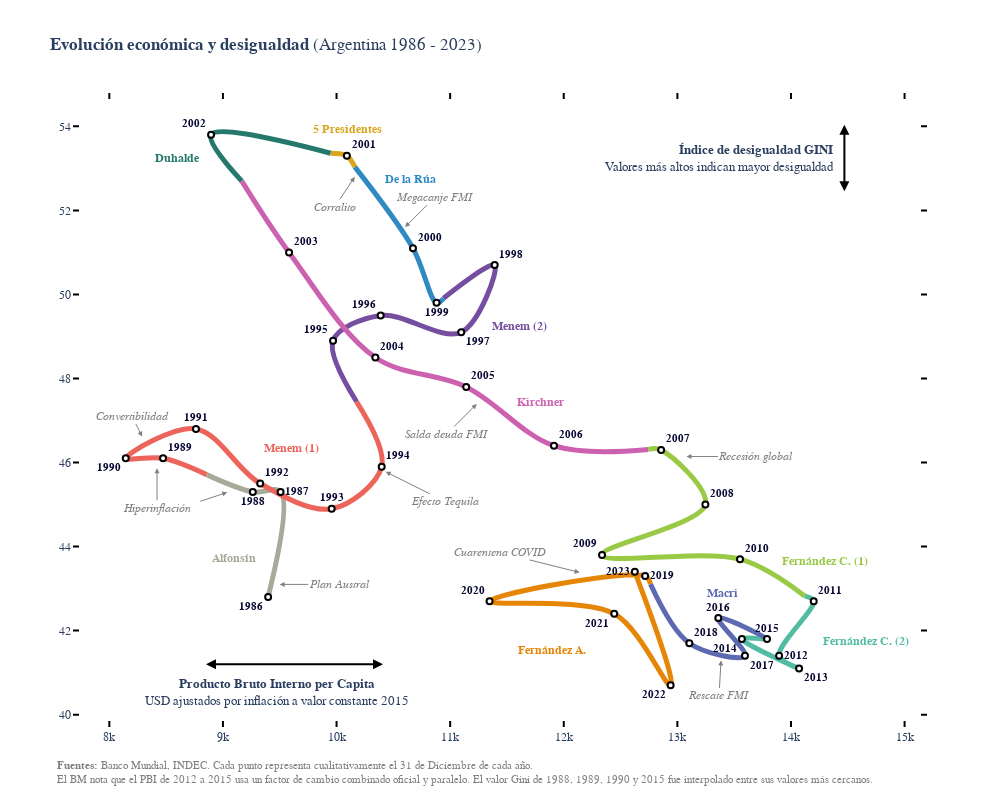

The code cell stored with this chart in its notebook:
### Markdown cell above
#### Código

### Code cell
all = df

hoverinfo = ['text']
line_shape = 'spline'
mode = 'markers+text'
mode_presis = 'lines'
marker=dict(
    color='white',
    size=6,
    line=dict(
        color='black',
        width=2
    )
)

# Acomodo marcadores de años
years = arg.copy()
years["textposition"] = "top left"
years.loc[years.year.isin([1991, 1993, 2015, 2016]), "textposition"] = "top center"
years.loc[years.year.isin([1988, 1999]), "textposition"] = "bottom center"
years.loc[years.year.isin([1989, 1992, 1994, 1998, 2000, 2001, 2003, 2004, 2005, 2006, 2007, 2008, 2010, 2011, 2018]), "textposition"] = "top right"
years.loc[years.year.isin([1986, 1990, 2014, 2021, 2022]), "textposition"] = "bottom left"
years.loc[years.year.isin([1987, 2012, 2019]), "textposition"] = "middle right"
years.loc[years.year.isin([1997, 2013, 2017]), "textposition"] = "bottom right"
years.loc[years.year.isin([2023]), "textposition"] = "middle left"
textpositions = years["textposition"].values
years = years["year"].values


showlegend=False

fig = go.Figure()

import plotly.express as px
# Uso una paleta Vívida para los colores
colors = px.colors.qualitative.Vivid.copy()

presi_tail = pd.DataFrame()
for presi_key in presidentials2['president'].unique():
    presi_row = presidentials2[presidentials2.president == presi_key]
    presi_df = all.loc[(all['president'] == presi_key)].copy()

    # Agrego el último valor de una presidencia en la otra para segmentar correctamente por color
    if not presi_tail.empty:
        presi_df = pd.concat([presi_tail, presi_df])
        # presi_df = presi_tail.append(presi_df)

    presi_tail = presi_df.tail(1)

    presi_color = colors.pop()

    fig.add_trace(go.Scatter(
        x = presi_df.gdp,
        y = presi_df.gini,
        hoverinfo = hoverinfo,
        line_shape = line_shape,
        line=dict(color = presi_color, width = 5),
        mode = mode_presis,
        showlegend = showlegend
    ))

    

    # Texto con los nomnbres de los presidentes
    fig.add_annotation(
        x=presi_row["annotation_x"].values[0], 
        y=presi_row["annotation_y"].values[0],
        text = ("<b>%s</b>" % presi_key),
        font=dict(
            family="Helvetica, Verdana",
            size=12,
            color=presi_color
            ),
        showarrow=False,
        xref="x",
        yref="y",
        yshift=10,
    )

# Con puntos
fig.add_trace(go.Scatter(
    x = arg.gdp,
    y = arg.gini,
    text = years,
    texttemplate = "<b>%{text}</b>",
    hoverinfo = hoverinfo,
    hovertemplate = "Finales de año: <b>%{text}</b><br>PBI PPP: <b>$%{x:.0f}</b><br>Gini: <b>%{y:.2f}</b><br>",
    line_shape = line_shape,
    mode = mode,
    marker = marker,
    textposition = textpositions,
    showlegend = showlegend
))

fig.update_traces(textfont = {'family': "Helvetica, Verdana", 'size': 11, 'color': "#090933"})

fig.update_layout(
    height=800,
    width=1000,
    title_text= '<b>Evolución económica y desigualdad</b> (Argentina %s - %s)' % (int(all.year.min()), int(all.year.max())),
    font=dict(
        family="Helvetica, Verdana",
        # size=18,
    ),
    paper_bgcolor='#ffffff',
    plot_bgcolor='#ffffff',
    hoverdistance=100, # Distance to show hover label of data point
    spikedistance=1000, # Distance to show spike
    xaxis=dict(
        # title= "<b>Producto Bruto Interno per Capita",
        linecolor='rgba(0,0,0,0)', # "#BCCCDC",  # Sets color of X-axis line
        showgrid=False,  # Removes X-axis grid lines,
        showspikes=True, # Show spike line for X-axis
        # Format spike
        spikethickness=1,
        spikedash="dot",
        spikecolor="#999999",
        spikemode="across",
        mirror=True,          # Refleja las líneas en el eje opuesto
    ),
    yaxis=dict(
        # title= "<b>Índice de desigualdad GINI</b>",
        linecolor='rgba(0,0,0,0)', # "#BCCCDC",  # Sets color of Y-axis line
        showgrid=False,  # Removes Y-axis grid lines 
        showspikes=True, # Show spike line for X-axis
        # Format spike
        spikethickness=1,
        spikedash="dot",
        spikecolor="#999999",
        spikemode="across",  
        mirror=True,          # Refleja las líneas en el eje opuesto
    ),
    legend=dict(
        # Adjust click behavior
        itemclick="toggleothers",
        itemdoubleclick="toggle",
    )
)

# Ticks en ambos lados
fig.update_layout(
    xaxis=dict(
        ticks='outside',  # Muestra las marcas hacia fuera del gráfico
        ticklen=6,        # Longitud de las marcas
        tickwidth=2,      # Ancho de las marcas
        tickcolor='black', # Color de las marcas
        mirror='ticks',   # Refleja las marcas en el eje opuesto
        # ... otras configuraciones para xaxis ...
    ),
    yaxis=dict(
        ticks='outside',  # Muestra las marcas hacia fuera del gráfico
        ticklen=6,        # Longitud de las marcas
        tickwidth=2,      # Ancho de las marcas
        tickcolor='black', # Color de las marcas
        mirror='ticks',   # Refleja las marcas en el eje opuesto
        # ... otras configuraciones para yaxis ...
    ),
    # ... otras configuraciones para fig.update_layout ...
)

# Eje vertical (Título)
# #####################
fig.add_annotation(
    xref="paper",
    yref="paper",
    x=0.9,
    y=0.935,
    align="right",
    text="<b>Índice de desigualdad GINI</b><br>Valores más altos indican mayor desigualdad",
    showarrow=False,
    font=dict(
        family="Helvetica, Verdana",
        size=13
    )
)

# Flecha vertical
fig.add_annotation(
    x=0.91,
    y=0.96,
    xref="paper",
    yref="paper",
    showarrow=True,
    arrowside="end+start",
    align="center",
    arrowhead=2,
    arrowsize=1,
    arrowwidth=2,
    arrowcolor="black",
    ax=0,
    ay=74,
    opacity=1
)

# Eje horizontal (Título)
# #######################
fig.add_annotation(
    xref="paper",
    yref="paper",
    x=0.075,
    y=0.016,
    align="center",
    text="<b>Producto Bruto Interno per Capita</b><br>USD ajustados por inflación a valor constante 2015",
    showarrow=False,
    font=dict(
        family="Helvetica, Verdana",
        size=13
    )
)

# Flecha horizontal
fig.add_annotation(
    x=0.15,
    y=0.09,
    xref="paper",
    yref="paper",
    showarrow=True,
    arrowside="end+start",
    align="center",
    arrowhead=2,
    arrowsize=1,
    arrowwidth=2,
    arrowcolor="black",
    ax=180,
    ay=0,
    opacity=1
)


# Eventos del país y mundiales

for idx, event in events.iterrows():
    # print(event)
    str_to = event.date
    floor_to = get_year_from_datestr(str_to) - 1
    percent_to = get_date_year_percentage(str_to)

    row_val = df.loc[df["year"] == floor_to].copy()
    row_val_next_year = df.loc[df["year"] == (floor_to+1)].copy()

    fig.add_annotation(
        x = row_val.gdp.values[0] + (row_val_next_year.gdp.values[0] - row_val.gdp.values[0]) * percent_to ,
        y = row_val.gini.values[0] + (row_val_next_year.gini.values[0] - row_val.gini.values[0]) * percent_to,
        text = ('<i>%s</i>' %event.event_name),
        font=dict(
            family="Helvetica, Verdana",
            size=12,
            color= "grey"
            ),
        showarrow=True,
        # arrowside="end",
        align="center",
        arrowhead=2,
        arrowsize=1,
        arrowwidth=1,
        arrowcolor="grey",
        ax = event.ax,
        ay = event.ay,
        xref="x", 
        yref="y",
        xshift=event.xshift,
        yshift=event.yshift
        )

# Fuentes
fig.add_annotation(
    xref="paper",
    yref="paper",
    x=-0.03,
    y=-0.11,
    align="left",
    text="<b>Fuentes:</b> Banco Mundial, INDEC. Cada punto representa cualitativamente el 31 de Diciembre de cada año.<br>El BM nota que el PBI de 2012 a 2015 usa un factor de cambio combinado oficial y paralelo. El valor Gini de 1988, 1989, 1990 y 2015 fue interpolado entre sus valores más cercanos.",
    showarrow=False,
    font=dict(
        family="Helvetica, Verdana",
        size=11,
        color= "grey"
    )
)

### Figure 1 — Plotly figure (JSON) as saved in the notebook; plotly's stock layout.template omitted (floating-point values rounded to 4 significant figures)
{"data": [{"hoverinfo": ["text"], "line": {"color": "rgb(165, 170, 153)", "shape": "spline", "width": 5}, "mode": "lines", "showlegend": false, "textfont": {"color": "#090933", "family": "Helvetica, Verdana", "size": 11}, "type": "scatter", "x": [9398.0, 9507.0, 9263.0, 8856.0], "y": [42.8, 45.3, 45.3, 45.71]}, {"hoverinfo": ["text"], "line": {"color": "rgb(237, 100, 90)", "shape": "spline", "width": 5}, "mode": "lines", "showlegend": false, "textfont": {"color": "#090933", "family": "Helvetica, Verdana", "size": 11}, "type": "scatter", "x": [8856.0, 8473.0, 8144.0, 8763.0, 9328.0, 9957.0, 10400.0, 10180.0], "y": [45.71, 46.1, 46.1, 46.8, 45.5, 44.9, 45.9, 47.45]}, {"hoverinfo": ["text"], "line": {"color": "rgb(118, 78, 159)", "shape": "spline", "width": 5}, "mode": "lines", "showlegend": false, "textfont": {"color": "#090933", "family": "Helvetica, Verdana", "size": 11}, "type": "scatter", "x": [10180.0, 9969.0, 10390.0, 11100.0, 11390.0, 10940.0], "y": [47.45, 48.9, 49.5, 49.1, 50.7, 49.91]}, {"hoverinfo": ["text"], "line": {"color": "rgb(47, 138, 196)", "shape": "spline", "width": 5}, "mode": "lines", "showlegend": false, "textfont": {"color": "#090933", "family": "Helvetica, Verdana", "size": 11}, "type": "scatter", "x": [10940.0, 10880.0, 10670.0, 10160.0], "y": [49.91, 49.8, 51.1, 53.04]}, {"hoverinfo": ["text"], "line": {"color": "rgb(218, 165, 27)", "shape": "spline", "width": 5}, "mode": "lines", "showlegend": false, "textfont": {"color": "#090933", "family": "Helvetica, Verdana", "size": 11}, "type": "scatter", "x": [10160.0, 10090.0, 9947.0], "y": [53.04, 53.3, 53.36]}, {"hoverinfo": ["text"], "line": {"color": "rgb(36, 121, 108)", "shape": "spline", "width": 5}, "mode": "lines", "showlegend": false, "textfont": {"color": "#090933", "family": "Helvetica, Verdana", "size": 11}, "type": "scatter", "x": [9947.0, 8895.0, 9166.0], "y": [53.36, 53.8, 52.7]}, {"hoverinfo": ["text"], "line": {"color": "rgb(204, 97, 176)", "shape": "spline", "width": 5}, "mode": "lines", "showlegend": false, "textfont": {"color": "#090933", "family": "Helvetica, Verdana", "size": 11}, "type": "scatter", "x": [9166.0, 9582.0, 10340.0, 11140.0, 11910.0, 12740.0], "y": [52.7, 51, 48.5, 47.8, 46.4, 46.31]}, {"hoverinfo": ["text"], "line": {"color": "rgb(153, 201, 69)", "shape": "spline", "width": 5}, "mode": "lines", "showlegend": false, "textfont": {"color": "#090933", "family": "Helvetica, Verdana", "size": 11}, "type": "scatter", "x": [12740.0, 12860.0, 13250.0, 12340.0, 13550.0, 14120.0], "y": [46.31, 46.3, 45, 43.8, 43.7, 42.82]}, {"hoverinfo": ["text"], "line": {"color": "rgb(82, 188, 163)", "shape": "spline", "width": 5}, "mode": "lines", "showlegend": false, "textfont": {"color": "#090933", "family": "Helvetica, Verdana", "size": 11}, "type": "scatter", "x": [14120.0, 14200.0, 13900.0, 14070.0, 13570.0, 13760.0], "y": [42.82, 42.7, 41.4, 41.1, 41.8, 41.8]}, {"hoverinfo": ["text"], "line": {"color": "rgb(93, 105, 177)", "shape": "spline", "width": 5}, "mode": "lines", "showlegend": false, "textfont": {"color": "#090933", "family": "Helvetica, Verdana", "size": 11}, "type": "scatter", "x": [13760.0, 13790.0, 13360.0, 13600.0, 13110.0, 12760.0], "y": [41.8, 41.8, 42.3, 41.4, 41.7, 43.11]}, {"hoverinfo": ["text"], "line": {"color": "rgb(229, 134, 6)", "shape": "spline", "width": 5}, "mode": "lines", "showlegend": false, "textfont": {"color": "#090933", "family": "Helvetica, Verdana", "size": 11}, "type": "scatter", "x": [12760.0, 12720.0, 11350.0, 12440.0, 12940.0, 12630.0], "y": [43.11, 43.3, 42.7, 42.4, 40.7, 43.4]}, {"hoverinfo": ["text"], "hovertemplate": "Finales de año: <b>%{text}</b><br>PBI PPP: <b>$%{x:.0f}</b><br>Gini: <b>%{y:.2f}</b><br>", "line": {"shape": "spline"}, "marker": {"color": "white", "line": {"color": "black", "width": 2}, "size": 6}, "mode": "markers+text", "showlegend": false, "text": [1986, 1987, 1988, 1989, 1990, 1991, 1992, 1993, 1994, 1995, 1996, 1997, 1998, 1999, 2000, 2001, 2002, 2003, 2004, 2005, 2006, 2007, 2008, 2009, 2010, 2011, 2012, 2013, 2014, 2015, 2016, 2017, 2018, 2019, 2020, 2021, 2022, 2023], "textfont": {"color": "#090933", "family": "Helvetica, Verdana", "size": 11}, "textposition": ["bottom left", "middle right", "bottom center", "top right", "bottom left", "top center", "top right", "top center", "top right", "top left", "top left", "bottom right", "top right", "bottom center", "top right", "top right", "top left", "top right", "top right", "top right", "top right", "top right", "top right", "top left", "top right", "top right", "middle right", "bottom right", "bottom left", "top center", "top center", "bottom right", "top right", "middle right", "top left", "bottom left", "bottom left", "middle left"], "texttemplate": "<b>%{text}</b>", "type": "scatter", "x": [9398.0, 9507.0, 9263.0, 8473.0, 8144.0, 8763.0, 9328.0, 9957.0, 10400.0, 9969.0, 10390.0, 11100.0, 11390.0, 10880.0, 10670.0, 10090.0, 8895.0, 9582.0, 10340.0, 11140.0, 11910.0, 12860.0, 13250.0, 12340.0, 13550.0, 14200.0, 13900.0, 14070.0, 13570.0, 13790.0, 13360.0, 13600.0, 13110.0, 12720.0, 11350.0, 12440.0, 12940.0, 12630.0], "y": [42.8, 45.3, 45.3, 46.1, 46.1, 46.8, 45.5, 44.9, 45.9, 48.9, 49.5, 49.1, 50.7, 49.8, 51.1, 53.3, 53.8, 51, 48.5, 47.8, 46.4, 46.3, 45, 43.8, 43.7, 42.7, 41.4, 41.1, 41.8, 41.8, 42.3, 41.4, 41.7, 43.3, 42.7, 42.4, 40.7, 43.4]}], "layout": {"annotations": [{"font": {"color": "rgb(165, 170, 153)", "family": "Helvetica, Verdana", "size": 12}, "showarrow": false, "text": "<b>Alfonsín</b>", "x": 9100, "xref": "x", "y": 43.5, "yref": "y", "yshift": 10}, {"font": {"color": "rgb(237, 100, 90)", "family": "Helvetica, Verdana", "size": 12}, "showarrow": false, "text": "<b>Menem (1)</b>", "x": 9600, "xref": "x", "y": 46.1, "yref": "y", "yshift": 10}, {"font": {"color": "rgb(118, 78, 159)", "family": "Helvetica, Verdana", "size": 12}, "showarrow": false, "text": "<b>Menem (2)</b>", "x": 11610, "xref": "x", "y": 49, "yref": "y", "yshift": 10}, {"font": {"color": "rgb(47, 138, 196)", "family": "Helvetica, Verdana", "size": 12}, "showarrow": false, "text": "<b>De la Rúa</b>", "x": 10650, "xref": "x", "y": 52.5, "yref": "y", "yshift": 10}, {"font": {"color": "rgb(218, 165, 27)", "family": "Helvetica, Verdana", "size": 12}, "showarrow": false, "text": "<b>5 Presidentes</b>", "x": 10100, "xref": "x", "y": 53.7, "yref": "y", "yshift": 10}, {"font": {"color": "rgb(36, 121, 108)", "family": "Helvetica, Verdana", "size": 12}, "showarrow": false, "text": "<b>Duhalde</b>", "x": 8600, "xref": "x", "y": 53, "yref": "y", "yshift": 10}, {"font": {"color": "rgb(204, 97, 176)", "family": "Helvetica, Verdana", "size": 12}, "showarrow": false, "text": "<b>Kirchner</b>", "x": 11800, "xref": "x", "y": 47.2, "yref": "y", "yshift": 10}, {"font": {"color": "rgb(153, 201, 69)", "family": "Helvetica, Verdana", "size": 12}, "showarrow": false, "text": "<b>Fernández C. (1)</b>", "x": 14300, "xref": "x", "y": 43.4, "yref": "y", "yshift": 10}, {"font": {"color": "rgb(82, 188, 163)", "family": "Helvetica, Verdana", "size": 12}, "showarrow": false, "text": "<b>Fernández C. (2)   </b>", "x": 14700, "xref": "x", "y": 41.5, "yref": "y", "yshift": 10}, {"font": {"color": "rgb(93, 105, 177)", "family": "Helvetica, Verdana", "size": 12}, "showarrow": false, "text": "<b>Macri</b>", "x": 13400, "xref": "x", "y": 42.65, "yref": "y", "yshift": 10}, {"font": {"color": "rgb(229, 134, 6)", "family": "Helvetica, Verdana", "size": 12}, "showarrow": false, "text": "<b>Fernández A.</b>", "x": 11900, "xref": "x", "y": 41.3, "yref": "y", "yshift": 10}, {"align": "right", "font": {"family": "Helvetica, Verdana", "size": 13}, "showarrow": false, "text": "<b>Índice de desigualdad GINI</b><br>Valores más altos indican mayor desigualdad", "x": 0.9, "xref": "paper", "y": 0.935, "yref": "paper"}, {"align": "center", "arrowcolor": "black", "arrowhead": 2, "arrowside": "end+start", "arrowsize": 1, "arrowwidth": 2, "ax": 0, "ay": 74, "opacity": 1, "showarrow": true, "x": 0.91, "xref": "paper", "y": 0.96, "yref": "paper"}, {"align": "center", "font": {"family": "Helvetica, Verdana", "size": 13}, "showarrow": false, "text": "<b>Producto Bruto Interno per Capita</b><br>USD ajustados por inflación a valor constante 2015", "x": 0.075, "xref": "paper", "y": 0.016, "yref": "paper"}, {"align": "center", "arrowcolor": "black", "arrowhead": 2, "arrowside": "end+start", "arrowsize": 1, "arrowwidth": 2, "ax": 180, "ay": 0, "opacity": 1, "showarrow": true, "x": 0.15, "xref": "paper", "y": 0.09, "yref": "paper"}, {"align": "center", "arrowcolor": "grey", "arrowhead": 2, "arrowsize": 1, "arrowwidth": 1, "ax": 60, "ay": 0, "font": {"color": "grey", "family": "Helvetica, Verdana", "size": 12}, "showarrow": true, "text": "<i>Plan Austral</i>", "x": 9411.0, "xref": "x", "xshift": 10, "y": 43.1, "yref": "y", "yshift": 0}, {"align": "center", "arrowcolor": "grey", "arrowhead": 2, "arrowsize": 1, "arrowwidth": 1, "ax": -30, "ay": 10, "font": {"color": "grey", "family": "Helvetica, Verdana", "size": 12}, "showarrow": true, "text": "<i> </i>", "x": 9038.0, "xref": "x", "xshift": 0, "y": 45.53, "yref": "y", "yshift": -10}, {"align": "center", "arrowcolor": "grey", "arrowhead": 2, "arrowsize": 1, "arrowwidth": 1, "ax": 0, "ay": 40, "font": {"color": "grey", "family": "Helvetica, Verdana", "size": 12}, "showarrow": true, "text": "<i>Hiperinflación</i>", "x": 8420.0, "xref": "x", "xshift": 0, "y": 46.1, "yref": "y", "yshift": -10}, {"align": "center", "arrowcolor": "grey", "arrowhead": 2, "arrowsize": 1, "arrowwidth": 1, "ax": -10, "ay": -20, "font": {"color": "grey", "family": "Helvetica, Verdana", "size": 12}, "showarrow": true, "text": "<i>Convertibilidad</i>", "x": 8288.0, "xref": "x", "xshift": 0, "y": 46.26, "yref": "y", "yshift": 15}, {"align": "center", "arrowcolor": "grey", "arrowhead": 2, "arrowsize": 1, "arrowwidth": 1, "ax": 60, "ay": 30, "font": {"color": "grey", "family": "Helvetica, Verdana", "size": 12}, "showarrow": true, "text": "<i>Efecto Tequila</i>", "x": 10340.0, "xref": "x", "xshift": 10, "y": 45.78, "yref": "y", "yshift": 0}, {"align": "center", "arrowcolor": "grey", "arrowhead": 2, "arrowsize": 1, "arrowwidth": 1, "ax": 30, "ay": -30, "font": {"color": "grey", "family": "Helvetica, Verdana", "size": 12}, "showarrow": true, "text": "<i>Megacanje FMI</i>", "x": 10600.0, "xref": "x", "xshift": 0, "y": 51.36, "yref": "y", "yshift": 10}, {"align": "center", "arrowcolor": "grey", "arrowhead": 2, "arrowsize": 1, "arrowwidth": 1, "ax": -20, "ay": 30, "font": {"color": "grey", "family": "Helvetica, Verdana", "size": 12}, "showarrow": true, "text": "<i>Corralito</i>", "x": 10160.0, "xref": "x", "xshift": 0, "y": 53.04, "yref": "y", "yshift": -10}, {"align": "center", "arrowcolor": "grey", "arrowhead": 2, "arrowsize": 1, "arrowwidth": 1, "ax": -30, "ay": 30, "font": {"color": "grey", "family": "Helvetica, Verdana", "size": 12}, "showarrow": true, "text": "<i>Salda deuda FMI</i>", "x": 11230.0, "xref": "x", "xshift": 0, "y": 47.63, "yref": "y", "yshift": -10}, {"align": "center", "arrowcolor": "grey", "arrowhead": 2, "arrowsize": 1, "arrowwidth": 1, "ax": 70, "ay": 0, "font": {"color": "grey", "family": "Helvetica, Verdana", "size": 12}, "showarrow": true, "text": "<i>Recesión global</i>", "x": 12900.0, "xref": "x", "xshift": 20, "y": 46.14, "yref": "y", "yshift": 0}, {"align": "center", "arrowcolor": "grey", "arrowhead": 2, "arrowsize": 1, "arrowwidth": 1, "ax": -2, "ay": 35, "font": {"color": "grey", "family": "Helvetica, Verdana", "size": 12}, "showarrow": true, "text": "<i>Rescate FMI</i>", "x": 13380.0, "xref": "x", "xshift": 0, "y": 41.53, "yref": "y", "yshift": -10}, {"align": "center", "arrowcolor": "grey", "arrowhead": 2, "arrowsize": 1, "arrowwidth": 1, "ax": -80, "ay": -20, "font": {"color": "grey", "family": "Helvetica, Verdana", "size": 12}, "showarrow": true, "text": "<i>Cuarentena COVID</i>", "x": 12100.0, "xref": "x", "xshift": 5, "y": 43.03, "yref": "y", "yshift": 15}, {"align": "left", "font": {"color": "grey", "family": "Helvetica, Verdana", "size": 11}, "showarrow": false, "text": "<b>Fuentes:</b> Banco Mundial, INDEC. Cada punto representa cualitativamente el 31 de Diciembre de cada año.<br>El BM nota que el PBI de 2012 a 2015 usa un factor de cambio combinado oficial y paralelo. El valor Gini de 1988, 1989, 1990 y 2015 fue interpolado entre sus valores más cercanos.", "x": -0.03, "xref": "paper", "y": -0.11, "yref": "paper"}], "font": {"family": "Helvetica, Verdana"}, "height": 800, "hoverdistance": 100, "legend": {"itemclick": "toggleothers", "itemdoubleclick": "toggle"}, "paper_bgcolor": "#ffffff", "plot_bgcolor": "#ffffff", "spikedistance": 1000, "title": {"text": "<b>Evolución económica y desigualdad</b> (Argentina 1986 - 2023)"}, "width": 1000, "xaxis": {"linecolor": "rgba(0,0,0,0)", "mirror": "ticks", "showgrid": false, "showspikes": true, "spikecolor": "#999999", "spikedash": "dot", "spikemode": "across", "spikethickness": 1, "tickcolor": "black", "ticklen": 6, "ticks": "outside", "tickwidth": 2}, "yaxis": {"linecolor": "rgba(0,0,0,0)", "mirror": "ticks", "showgrid": false, "showspikes": true, "spikecolor": "#999999", "spikedash": "dot", "spikemode": "across", "spikethickness": 1, "tickcolor": "black", "ticklen": 6, "ticks": "outside", "tickwidth": 2}}}
